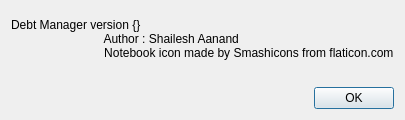
<?xml version="1.0" encoding="UTF-8"?>
<ui version="4.0">
    <class>Dialog</class>
    <widget class="QDialog" name="Dialog">
        <property name="geometry">
            <rect>
                <x>0</x>
                <y>0</y>
                <width>400</width>
                <height>120</height>
            </rect>
        </property>
        <property name="windowTitle">
            <string>About Debt Manager</string>
        </property>
        <layout class="QGridLayout" name="gridLayout">
            <item row="1" column="0">
                <widget class="QDialogButtonBox" name="buttonBox">
                    <property name="orientation">
                        <enum>Qt::Horizontal</enum>
                    </property>
                    <property name="standardButtons">
                        <set>QDialogButtonBox::Ok</set>
                    </property>
                </widget>
            </item>
            <item row="0" column="0">
                <widget class="QLabel" name="label">
                    <property name="text">
                        <string>Debt Manager version {}
                            Author : Shailesh Aanand
                            Notebook icon made by Smashicons from flaticon.com
                        </string>
                    </property>
                </widget>
            </item>
        </layout>
    </widget>
    <resources/>
    <connections>
        <connection>
            <sender>buttonBox</sender>
            <signal>accepted()</signal>
            <receiver>Dialog</receiver>
            <slot>accept()</slot>
            <hints>
                <hint type="sourcelabel">
                    <x>248</x>
                    <y>254</y>
                </hint>
                <hint type="destinationlabel">
                    <x>157</x>
                    <y>274</y>
                </hint>
            </hints>
        </connection>
        <connection>
            <sender>buttonBox</sender>
            <signal>rejected()</signal>
            <receiver>Dialog</receiver>
            <slot>reject()</slot>
            <hints>
                <hint type="sourcelabel">
                    <x>316</x>
                    <y>260</y>
                </hint>
                <hint type="destinationlabel">
                    <x>286</x>
                    <y>274</y>
                </hint>
            </hints>
        </connection>
    </connections>
</ui>
